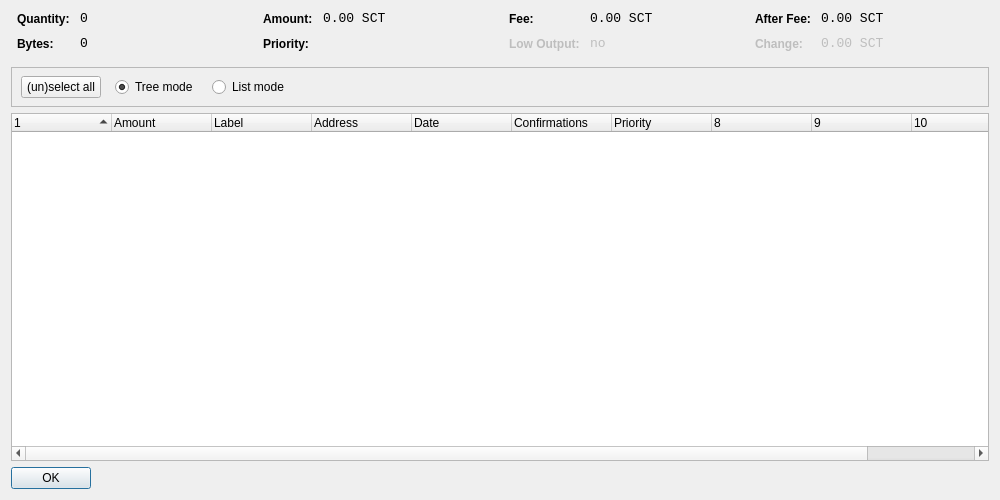
<?xml version="1.0" encoding="UTF-8"?>
<ui version="4.0">
 <class>CoinControlDialog</class>
 <widget class="QDialog" name="CoinControlDialog">
  <property name="geometry">
   <rect>
    <x>0</x>
    <y>0</y>
    <width>1000</width>
    <height>500</height>
   </rect>
  </property>
  <property name="windowTitle">
   <string>Coin Control</string>
  </property>
  <layout class="QVBoxLayout" name="verticalLayout">
   <item>
    <layout class="QHBoxLayout" name="horizontalLayoutTop" stretch="0,0,0,0">
     <property name="topMargin">
      <number>0</number>
     </property>
     <property name="bottomMargin">
      <number>10</number>
     </property>
     <item>
      <layout class="QFormLayout" name="formLayoutCoinControl1">
       <property name="horizontalSpacing">
        <number>10</number>
       </property>
       <property name="verticalSpacing">
        <number>10</number>
       </property>
       <property name="leftMargin">
        <number>6</number>
       </property>
       <property name="rightMargin">
        <number>6</number>
       </property>
       <item row="0" column="0">
        <widget class="QLabel" name="labelCoinControlQuantityText">
         <property name="styleSheet">
          <string notr="true">font-weight:bold;</string>
         </property>
         <property name="text">
          <string>Quantity:</string>
         </property>
        </widget>
       </item>
       <item row="0" column="1">
        <widget class="QLabel" name="labelCoinControlQuantity">
         <property name="font">
          <font>
           <family>Monospace</family>
           <pointsize>10</pointsize>
          </font>
         </property>
         <property name="cursor">
          <cursorShape>IBeamCursor</cursorShape>
         </property>
         <property name="contextMenuPolicy">
          <enum>Qt::ActionsContextMenu</enum>
         </property>
         <property name="text">
          <string notr="true">0</string>
         </property>
         <property name="textInteractionFlags">
          <set>Qt::LinksAccessibleByMouse|Qt::TextSelectableByKeyboard|Qt::TextSelectableByMouse</set>
         </property>
        </widget>
       </item>
       <item row="1" column="0">
        <widget class="QLabel" name="labelCoinControlBytesText">
         <property name="styleSheet">
          <string notr="true">font-weight:bold;</string>
         </property>
         <property name="text">
          <string>Bytes:</string>
         </property>
        </widget>
       </item>
       <item row="1" column="1">
        <widget class="QLabel" name="labelCoinControlBytes">
         <property name="font">
          <font>
           <family>Monospace</family>
           <pointsize>10</pointsize>
          </font>
         </property>
         <property name="cursor">
          <cursorShape>IBeamCursor</cursorShape>
         </property>
         <property name="contextMenuPolicy">
          <enum>Qt::ActionsContextMenu</enum>
         </property>
         <property name="text">
          <string notr="true">0</string>
         </property>
         <property name="textInteractionFlags">
          <set>Qt::LinksAccessibleByMouse|Qt::TextSelectableByKeyboard|Qt::TextSelectableByMouse</set>
         </property>
        </widget>
       </item>
      </layout>
     </item>
     <item>
      <layout class="QFormLayout" name="formLayoutCoinControl2">
       <property name="horizontalSpacing">
        <number>10</number>
       </property>
       <property name="verticalSpacing">
        <number>10</number>
       </property>
       <property name="leftMargin">
        <number>6</number>
       </property>
       <property name="rightMargin">
        <number>6</number>
       </property>
       <item row="0" column="0">
        <widget class="QLabel" name="labelCoinControlAmountText">
         <property name="styleSheet">
          <string notr="true">font-weight:bold;</string>
         </property>
         <property name="text">
          <string>Amount:</string>
         </property>
        </widget>
       </item>
       <item row="0" column="1">
        <widget class="QLabel" name="labelCoinControlAmount">
         <property name="font">
          <font>
           <family>Monospace</family>
           <pointsize>10</pointsize>
          </font>
         </property>
         <property name="cursor">
          <cursorShape>IBeamCursor</cursorShape>
         </property>
         <property name="contextMenuPolicy">
          <enum>Qt::ActionsContextMenu</enum>
         </property>
         <property name="text">
          <string notr="true">0.00 SCT</string>
         </property>
         <property name="textInteractionFlags">
          <set>Qt::LinksAccessibleByMouse|Qt::TextSelectableByKeyboard|Qt::TextSelectableByMouse</set>
         </property>
        </widget>
       </item>
       <item row="1" column="0">
        <widget class="QLabel" name="labelCoinControlPriorityText">
         <property name="styleSheet">
          <string notr="true">font-weight:bold;</string>
         </property>
         <property name="text">
          <string>Priority:</string>
         </property>
        </widget>
       </item>
       <item row="1" column="1">
        <widget class="QLabel" name="labelCoinControlPriority">
         <property name="font">
          <font>
           <family>Monospace</family>
           <pointsize>10</pointsize>
          </font>
         </property>
         <property name="cursor">
          <cursorShape>IBeamCursor</cursorShape>
         </property>
         <property name="contextMenuPolicy">
          <enum>Qt::ActionsContextMenu</enum>
         </property>
         <property name="text">
          <string/>
         </property>
         <property name="textInteractionFlags">
          <set>Qt::LinksAccessibleByMouse|Qt::TextSelectableByKeyboard|Qt::TextSelectableByMouse</set>
         </property>
        </widget>
       </item>
      </layout>
     </item>
     <item>
      <layout class="QFormLayout" name="formLayoutCoinControl3">
       <property name="horizontalSpacing">
        <number>10</number>
       </property>
       <property name="verticalSpacing">
        <number>10</number>
       </property>
       <property name="leftMargin">
        <number>6</number>
       </property>
       <property name="rightMargin">
        <number>6</number>
       </property>
       <item row="0" column="0">
        <widget class="QLabel" name="labelCoinControlFeeText">
         <property name="styleSheet">
          <string notr="true">font-weight:bold;</string>
         </property>
         <property name="text">
          <string>Fee:</string>
         </property>
        </widget>
       </item>
       <item row="0" column="1">
        <widget class="QLabel" name="labelCoinControlFee">
         <property name="font">
          <font>
           <family>Monospace</family>
           <pointsize>10</pointsize>
          </font>
         </property>
         <property name="cursor">
          <cursorShape>IBeamCursor</cursorShape>
         </property>
         <property name="contextMenuPolicy">
          <enum>Qt::ActionsContextMenu</enum>
         </property>
         <property name="text">
          <string notr="true">0.00 SCT</string>
         </property>
         <property name="textInteractionFlags">
          <set>Qt::LinksAccessibleByMouse|Qt::TextSelectableByKeyboard|Qt::TextSelectableByMouse</set>
         </property>
        </widget>
       </item>
       <item row="1" column="0">
        <widget class="QLabel" name="labelCoinControlLowOutputText">
         <property name="enabled">
          <bool>false</bool>
         </property>
         <property name="styleSheet">
          <string notr="true">font-weight:bold;</string>
         </property>
         <property name="text">
          <string>Low Output:</string>
         </property>
        </widget>
       </item>
       <item row="1" column="1">
        <widget class="QLabel" name="labelCoinControlLowOutput">
         <property name="enabled">
          <bool>false</bool>
         </property>
         <property name="font">
          <font>
           <family>Monospace</family>
           <pointsize>10</pointsize>
          </font>
         </property>
         <property name="cursor">
          <cursorShape>IBeamCursor</cursorShape>
         </property>
         <property name="contextMenuPolicy">
          <enum>Qt::ActionsContextMenu</enum>
         </property>
         <property name="text">
          <string notr="true">no</string>
         </property>
         <property name="textInteractionFlags">
          <set>Qt::LinksAccessibleByMouse|Qt::TextSelectableByKeyboard|Qt::TextSelectableByMouse</set>
         </property>
        </widget>
       </item>
      </layout>
     </item>
     <item>
      <layout class="QFormLayout" name="formLayoutCoinControl4">
       <property name="horizontalSpacing">
        <number>10</number>
       </property>
       <property name="verticalSpacing">
        <number>10</number>
       </property>
       <property name="leftMargin">
        <number>6</number>
       </property>
       <property name="rightMargin">
        <number>6</number>
       </property>
       <item row="0" column="0">
        <widget class="QLabel" name="labelCoinControlAfterFeeText">
         <property name="styleSheet">
          <string notr="true">font-weight:bold;</string>
         </property>
         <property name="text">
          <string>After Fee:</string>
         </property>
        </widget>
       </item>
       <item row="0" column="1">
        <widget class="QLabel" name="labelCoinControlAfterFee">
         <property name="font">
          <font>
           <family>Monospace</family>
           <pointsize>10</pointsize>
          </font>
         </property>
         <property name="cursor">
          <cursorShape>IBeamCursor</cursorShape>
         </property>
         <property name="contextMenuPolicy">
          <enum>Qt::ActionsContextMenu</enum>
         </property>
         <property name="text">
          <string notr="true">0.00 SCT</string>
         </property>
         <property name="textInteractionFlags">
          <set>Qt::LinksAccessibleByMouse|Qt::TextSelectableByKeyboard|Qt::TextSelectableByMouse</set>
         </property>
        </widget>
       </item>
       <item row="1" column="0">
        <widget class="QLabel" name="labelCoinControlChangeText">
         <property name="enabled">
          <bool>false</bool>
         </property>
         <property name="styleSheet">
          <string notr="true">font-weight:bold;</string>
         </property>
         <property name="text">
          <string>Change:</string>
         </property>
        </widget>
       </item>
       <item row="1" column="1">
        <widget class="QLabel" name="labelCoinControlChange">
         <property name="enabled">
          <bool>false</bool>
         </property>
         <property name="font">
          <font>
           <family>Monospace</family>
           <pointsize>10</pointsize>
          </font>
         </property>
         <property name="cursor">
          <cursorShape>IBeamCursor</cursorShape>
         </property>
         <property name="contextMenuPolicy">
          <enum>Qt::ActionsContextMenu</enum>
         </property>
         <property name="text">
          <string notr="true">0.00 SCT</string>
         </property>
         <property name="textInteractionFlags">
          <set>Qt::LinksAccessibleByMouse|Qt::TextSelectableByKeyboard|Qt::TextSelectableByMouse</set>
         </property>
        </widget>
       </item>
      </layout>
     </item>
    </layout>
   </item>
   <item>
    <widget class="QFrame" name="frame">
     <property name="minimumSize">
      <size>
       <width>0</width>
       <height>40</height>
      </size>
     </property>
     <property name="frameShape">
      <enum>QFrame::StyledPanel</enum>
     </property>
     <property name="frameShadow">
      <enum>QFrame::Sunken</enum>
     </property>
     <widget class="QWidget" name="horizontalLayoutWidget">
      <property name="geometry">
       <rect>
        <x>10</x>
        <y>0</y>
        <width>781</width>
        <height>41</height>
       </rect>
      </property>
      <layout class="QHBoxLayout" name="horizontalLayoutPanel" stretch="0,0,0,0,0">
       <property name="spacing">
        <number>14</number>
       </property>
       <item>
        <widget class="QPushButton" name="pushButtonSelectAll">
         <property name="sizePolicy">
          <sizepolicy hsizetype="Maximum" vsizetype="Fixed">
           <horstretch>0</horstretch>
           <verstretch>0</verstretch>
          </sizepolicy>
         </property>
         <property name="text">
          <string>(un)select all</string>
         </property>
        </widget>
       </item>
       <item>
        <widget class="QRadioButton" name="radioTreeMode">
         <property name="sizePolicy">
          <sizepolicy hsizetype="Maximum" vsizetype="Fixed">
           <horstretch>0</horstretch>
           <verstretch>0</verstretch>
          </sizepolicy>
         </property>
         <property name="text">
          <string>Tree mode</string>
         </property>
         <property name="checked">
          <bool>true</bool>
         </property>
        </widget>
       </item>
       <item>
        <widget class="QRadioButton" name="radioListMode">
         <property name="sizePolicy">
          <sizepolicy hsizetype="Maximum" vsizetype="Fixed">
           <horstretch>0</horstretch>
           <verstretch>0</verstretch>
          </sizepolicy>
         </property>
         <property name="text">
          <string>List mode</string>
         </property>
        </widget>
       </item>
       <item>
        <spacer name="horizontalSpacer">
         <property name="orientation">
          <enum>Qt::Horizontal</enum>
         </property>
         <property name="sizeHint" stdset="0">
          <size>
           <width>40</width>
           <height>20</height>
          </size>
         </property>
        </spacer>
       </item>
      </layout>
     </widget>
    </widget>
   </item>
   <item>
    <widget class="CoinControlTreeWidget" name="treeWidget">
     <property name="contextMenuPolicy">
      <enum>Qt::CustomContextMenu</enum>
     </property>
     <property name="sortingEnabled">
      <bool>false</bool>
     </property>
     <property name="columnCount">
      <number>11</number>
     </property>
     <attribute name="headerShowSortIndicator" stdset="0">
      <bool>true</bool>
     </attribute>
     <attribute name="headerStretchLastSection">
      <bool>false</bool>
     </attribute>
     <column>
      <property name="text">
       <string/>
      </property>
     </column>
     <column>
      <property name="text">
       <string>Amount</string>
      </property>
     </column>
     <column>
      <property name="text">
       <string>Label</string>
      </property>
     </column>
     <column>
      <property name="text">
       <string>Address</string>
      </property>
     </column>
     <column>
      <property name="text">
       <string>Date</string>
      </property>
     </column>
     <column>
      <property name="text">
       <string>Confirmations</string>
      </property>
      <property name="toolTip">
       <string>Confirmed</string>
      </property>
     </column>
     <column>
      <property name="text">
       <string>Priority</string>
      </property>
     </column>
     <column>
      <property name="text">
       <string/>
      </property>
     </column>
     <column>
      <property name="text">
       <string/>
      </property>
     </column>
     <column>
      <property name="text">
       <string/>
      </property>
     </column>
     <column>
      <property name="text">
       <string/>
      </property>
     </column>
    </widget>
   </item>
   <item>
    <widget class="QDialogButtonBox" name="buttonBox">
     <property name="sizePolicy">
      <sizepolicy hsizetype="Maximum" vsizetype="Fixed">
       <horstretch>0</horstretch>
       <verstretch>0</verstretch>
      </sizepolicy>
     </property>
     <property name="orientation">
      <enum>Qt::Horizontal</enum>
     </property>
     <property name="standardButtons">
      <set>QDialogButtonBox::Ok</set>
     </property>
    </widget>
   </item>
  </layout>
 </widget>
 <customwidgets>
  <customwidget>
   <class>CoinControlTreeWidget</class>
   <extends>QTreeWidget</extends>
   <header>coincontroltreewidget.h</header>
  </customwidget>
 </customwidgets>
 <resources/>
 <connections/>
</ui>
